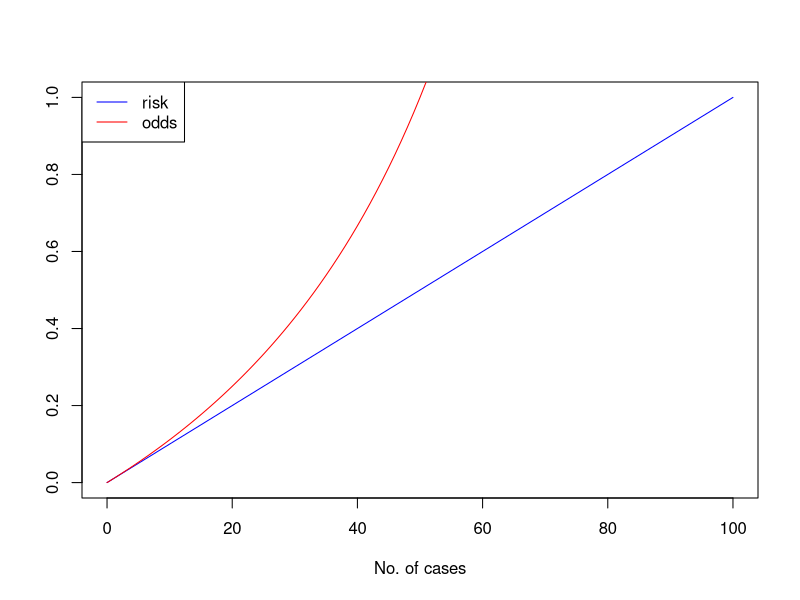
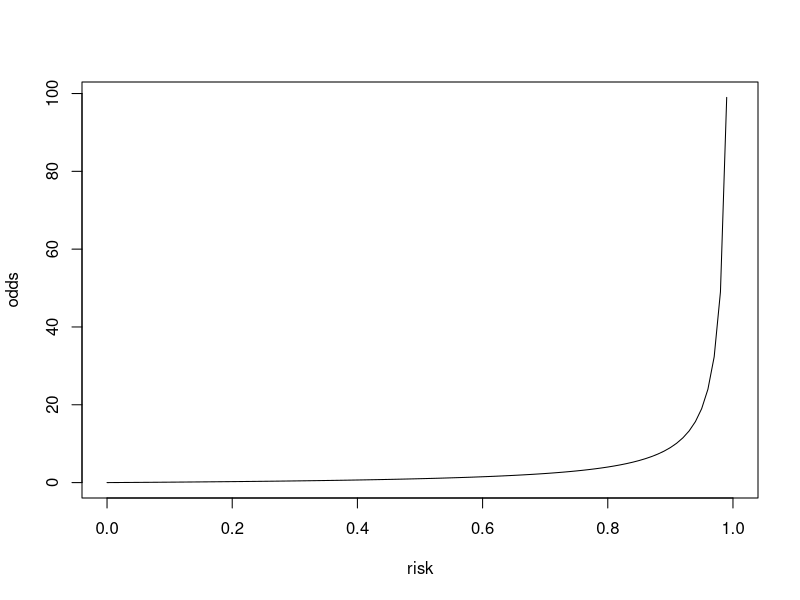

Write the R code that produced these figures, in order.
cases <- 0:100;
controls <- 100-cases;

risk <- cases/(cases+controls)
odds <- cases /controls

plot(cases, risk, type="l", col="blue", ylab="", xlab="No. of cases")
lines(cases, odds, type="l", col="red")
legend("topleft",c("risk","odds"), col = c("blue", "red"), lty=c(1,1))
       
plot(risk, odds, type="l")
